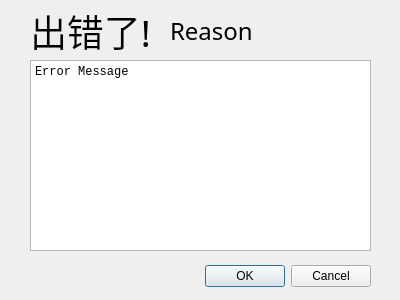
<?xml version="1.0" encoding="UTF-8"?>
<ui version="4.0">
 <class>Errorbox</class>
 <widget class="QDialog" name="Errorbox">
  <property name="geometry">
   <rect>
    <x>0</x>
    <y>0</y>
    <width>400</width>
    <height>300</height>
   </rect>
  </property>
  <property name="font">
   <font>
    <family>Microsoft YaHei UI</family>
   </font>
  </property>
  <property name="windowTitle">
   <string>Dialog</string>
  </property>
  <widget class="QDialogButtonBox" name="buttonBox">
   <property name="geometry">
    <rect>
     <x>30</x>
     <y>260</y>
     <width>341</width>
     <height>32</height>
    </rect>
   </property>
   <property name="orientation">
    <enum>Qt::Horizontal</enum>
   </property>
   <property name="standardButtons">
    <set>QDialogButtonBox::Cancel|QDialogButtonBox::Ok</set>
   </property>
  </widget>
  <widget class="QPlainTextEdit" name="plainTextEdit">
   <property name="enabled">
    <bool>true</bool>
   </property>
   <property name="geometry">
    <rect>
     <x>30</x>
     <y>60</y>
     <width>341</width>
     <height>191</height>
    </rect>
   </property>
   <property name="font">
    <font>
     <family>Consolas</family>
    </font>
   </property>
   <property name="readOnly">
    <bool>true</bool>
   </property>
   <property name="plainText">
    <string>Error Message </string>
   </property>
  </widget>
  <widget class="QLabel" name="label">
   <property name="geometry">
    <rect>
     <x>30</x>
     <y>10</y>
     <width>331</width>
     <height>41</height>
    </rect>
   </property>
   <property name="font">
    <font>
     <family>Microsoft YaHei UI Light</family>
     <pointsize>28</pointsize>
     <weight>50</weight>
     <italic>false</italic>
     <bold>false</bold>
     <underline>false</underline>
     <strikeout>false</strikeout>
     <stylestrategy>PreferDefault</stylestrategy>
    </font>
   </property>
   <property name="cursor">
    <cursorShape>ArrowCursor</cursorShape>
   </property>
   <property name="text">
    <string>出错了!</string>
   </property>
  </widget>
  <widget class="QLabel" name="err_reason">
   <property name="geometry">
    <rect>
     <x>170</x>
     <y>10</y>
     <width>171</width>
     <height>41</height>
    </rect>
   </property>
   <property name="font">
    <font>
     <family>Microsoft YaHei UI Light</family>
     <pointsize>18</pointsize>
     <weight>50</weight>
     <italic>false</italic>
     <bold>false</bold>
     <underline>false</underline>
     <strikeout>false</strikeout>
     <stylestrategy>PreferDefault</stylestrategy>
    </font>
   </property>
   <property name="cursor">
    <cursorShape>ArrowCursor</cursorShape>
   </property>
   <property name="text">
    <string>Reason</string>
   </property>
  </widget>
 </widget>
 <resources/>
 <connections>
  <connection>
   <sender>buttonBox</sender>
   <signal>accepted()</signal>
   <receiver>Errorbox</receiver>
   <slot>accept()</slot>
   <hints>
    <hint type="sourcelabel">
     <x>248</x>
     <y>254</y>
    </hint>
    <hint type="destinationlabel">
     <x>157</x>
     <y>274</y>
    </hint>
   </hints>
  </connection>
  <connection>
   <sender>buttonBox</sender>
   <signal>rejected()</signal>
   <receiver>Errorbox</receiver>
   <slot>reject()</slot>
   <hints>
    <hint type="sourcelabel">
     <x>316</x>
     <y>260</y>
    </hint>
    <hint type="destinationlabel">
     <x>286</x>
     <y>274</y>
    </hint>
   </hints>
  </connection>
 </connections>
</ui>
